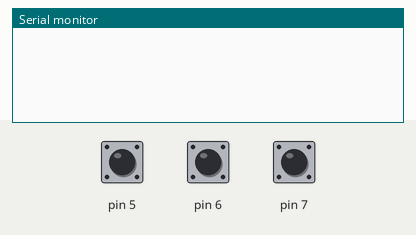
A sketch run on a simulated Arduino Uno, built with avr-gcc and run on an emulated ATmega328P. On the bench: the last lines printed to the serial monitor. Inputs (shaded band) come from the test bench; at power-on: pin 5 HIGH, pin 6 HIGH, pin 7 HIGH.

Above: at 1.2 s.
1.3 s: pin 5 pulled LOW for 0.15 s
At 2.3 s:
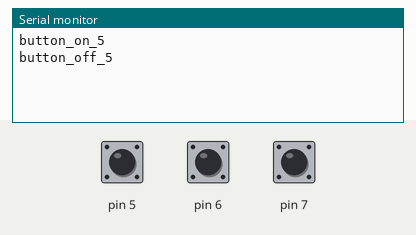
2.9 s: pin 6 pulled LOW for 0.15 s
At 3.03 s:
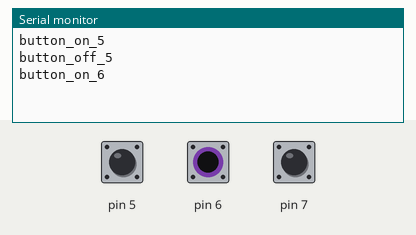
4.5 s: pin 7 pulled LOW for 0.15 s
At 6.0 s:
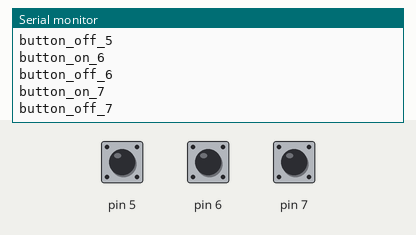

The sketch:

switch.ino
```cpp
#include <Arduino.h>
#include <string.h>  // C 스타일 문자열을 위한 라이브러리

class Switch
{
public:
    Switch(int buttonPin, bool pullup = true)
        : _buttonPin(buttonPin), _prev_time(millis()), _buttonState(HIGH), _flag(false)
    {
        if (pullup)
        {
            pinMode(_buttonPin, INPUT_PULLUP);
        }
        else
        {
            pinMode(_buttonPin, INPUT);
        }
    }

    // 버튼 상태를 반환하는 함수
    const char* read()
    {
        _buttonState = digitalRead(_buttonPin);  // 버튼 상태 읽기

        // 버튼이 눌리면
        if (_buttonState == LOW)
        {
            // 버튼이 처음 눌린 경우에만 출력
            if (!_flag && (millis() - _prev_time) > 100)  // 디바운싱
            {
                _prev_time = millis();  // 시간 갱신
                _flag = true;  // 버튼이 눌렸다고 플래그 설정
                snprintf(_buttonMessage, sizeof(_buttonMessage), "button_on_%d", _buttonPin);
                return _buttonMessage;  // 버튼이 눌렸을 때 메시지 반환
            }
        }
        // 버튼이 떼어졌을 때
        else if (_flag)
        {
            _flag = false;  // 버튼이 떼어진 상태로 설정
            _prev_time = millis();  // 시간 갱신
            snprintf(_buttonMessage, sizeof(_buttonMessage), "button_off_%d", _buttonPin);
            return _buttonMessage;  // 버튼이 떼어졌을 때 메시지 반환
        }

        return nullptr;  // 상태 변화가 없을 때는 NULL 반환
    }

private:
    int _buttonPin;          // 버튼 핀
    int _buttonState;        // 현재 버튼 상태
    bool _flag;              // 버튼이 눌렸는지 여부 추적
    unsigned long _prev_time; // 마지막 버튼 상태 변경 시간
    char _buttonMessage[50]; // 버튼 상태 메시지를 위한 C 스타일 문자열
};

// Switch 객체를 여러 개 생성
Switch mySwitch1(7);
Switch mySwitch2(6);
Switch mySwitch3(5);

void setup()
{
    Serial.begin(115200);  // 시리얼 통신 시작
}

void loop()
{
    // 각 스위치 객체에서 상태를 읽고 출력
    const char* output1 = mySwitch1.read();
    const char* output2 = mySwitch2.read();
    const char* output3 = mySwitch3.read();

    // 버튼 상태가 변경되었을 때에만 출력
    if (output1 != nullptr)
    {
        Serial.println(output1);
    }
    if (output2 != nullptr)
    {
        Serial.println(output2);
    }
    if (output3 != nullptr)
    {
        Serial.println(output3);
    }
}
```

Measured:
- after the input at 1.3 s, the serial monitor: prints a new line at once (image 1)
- after the input at 2.9 s, the serial monitor: prints a new line at once (image 2)
- after the input at 4.5 s, the serial monitor: prints a new line at once (image 3)
